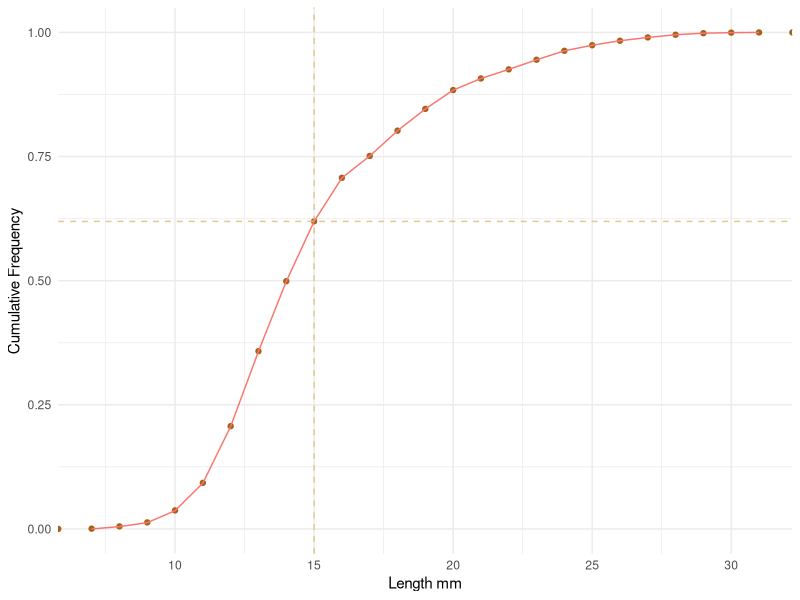
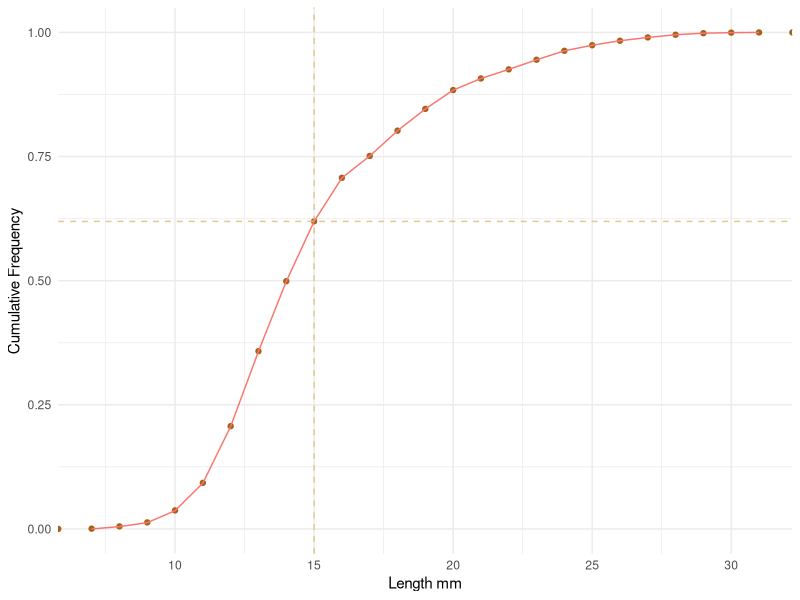

Here is the R script that generated these plots, in order:
library(tidyverse)

# get data
temp_sizes <- read.csv("data/temp_sizes.csv")

# mutate to get total count
cockle_sizes <- temp_sizes %>%
  mutate(total = y0 + y1 + y2)

cockleT <- rep(c(cockle_sizes$length[1:37]), times = cockle_sizes$total[1:37])

cockleT_df <- data.frame(cockleT)

cockle_ecdf <- data.frame(x=unique(cockleT_df$cockleT),  y=ecdf(cockleT_df$cockleT)(unique(cockleT_df$cockleT))*length(cockleT_df$cockleT))

cockle_ecdf$y <- scale(cockle_ecdf$y,center=min(cockle_ecdf$y),scale=diff(range(cockle_ecdf$y)))

hl <- cockle_ecdf$y[9]

print(1 - hl)

cu_p <- ggplot(cockleT_df, aes(cockleT)) +
  stat_ecdf(geom ="point", col = "#a6611a") +
  geom_vline(xintercept = 15, col = "#dfc27d", linetype = "dashed", alpha = 0.9) + geom_hline(yintercept = hl, col = "#dfc27d", linetype = "dashed", alpha = 0.9 ) + geom_line(data = cockle_ecdf, aes(x, y, col =  "#a6611a"),show.legend = FALSE) + theme_minimal() + labs(x= "Length mm", y = "Cumulative Frequency")

cu_p

# Open a pdf file
pdf("plots/ecdf.pdf") 

# 2. Create a plot
cu_p

# Close the pdf file
dev.off() 
